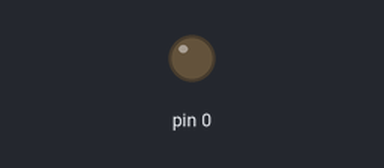
Simulated run of this sketch. Board: Arduino Uno, built for the host (arithmetic inside an expression is 32-bit, double 64-bit). Parts: output pins drawn as LEDs (lit = HIGH). EEPROM starts erased; what the sketch prints to the serial monitor is not drawn.

Above: at 2.5 s.
Timing chart, 0 to 4.0 s (numbered marks = the images above):
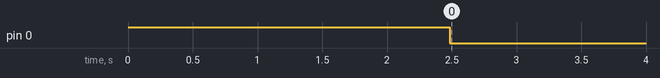

The sketch:

_1_Eeprom_clear.ino
```cpp
/*
 * Script used to clear EEPROM. Sets all of the bytes
 * of the EEPROM to 0. Will turn on an LED when complete.
 */

#include <EEPROM.h>

void setup()
{
  Serial.begin(9600);
  pinMode(0, OUTPUT);
  digitalWrite(0, HIGH);

  EEPROM.begin(512);
  // write a 0 to all 512 bytes of the EEPROM
  for (int i = 0; i < 512; i++) {
    EEPROM.write(i, 0);
    Serial.println(i);
  }
  // turn the LED on when we're done
  digitalWrite(0, LOW);
  EEPROM.end();
}

void loop()
{
}
```
